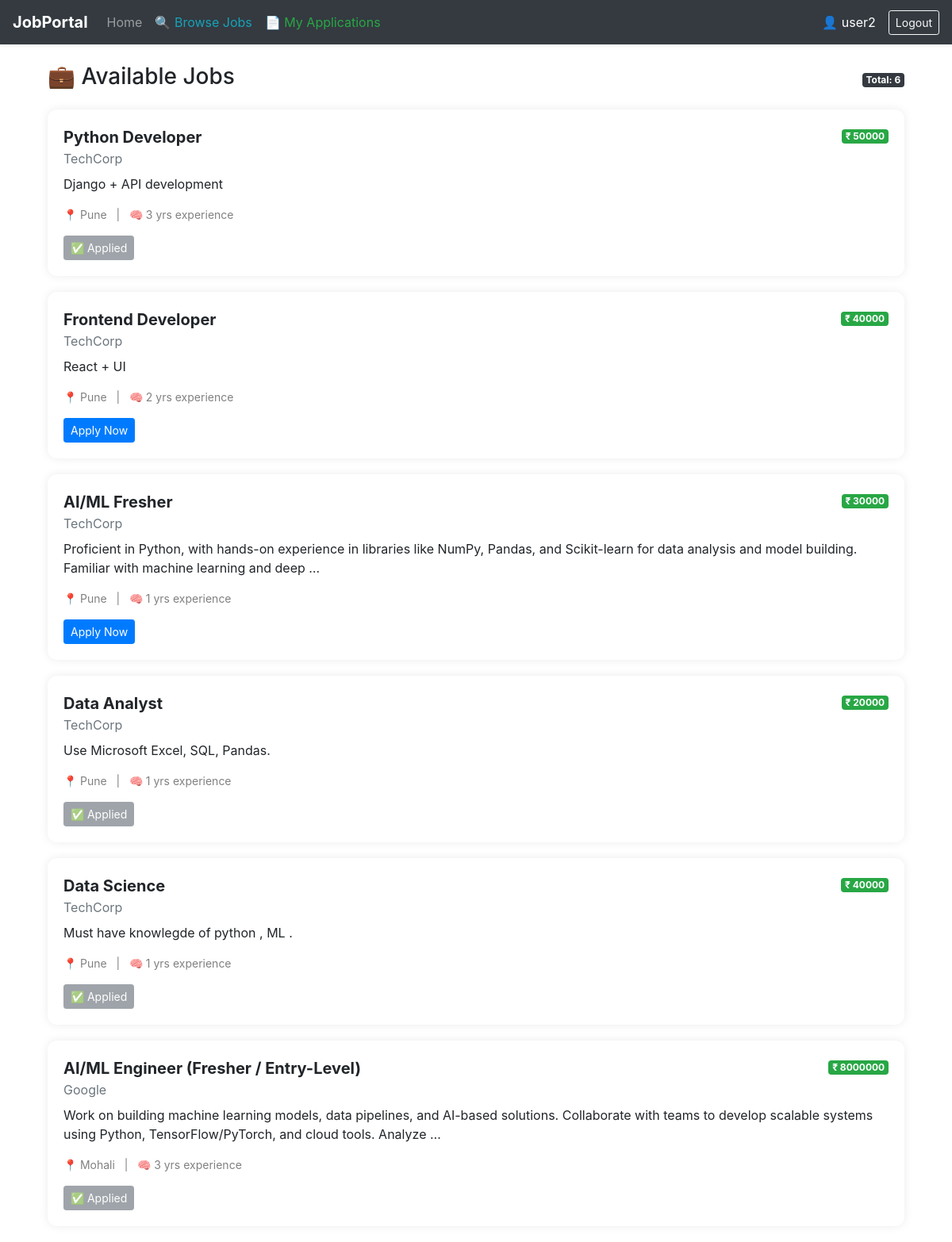
The page /jobs/ (signed in) on the database its author committed.
### JobPortal/models.py (models this page shows, shortened)
class Job(models.Model):
    company = models.ForeignKey(Company, on_delete=models.CASCADE)
    title = models.CharField(max_length=200)
    description = models.TextField()
    salary = models.IntegerField()
    experience_required = models.IntegerField()
    created_at = models.DateTimeField(auto_now_add=True)

class Company(models.Model):
    user = models.OneToOneField(User, on_delete=models.CASCADE)
    name = models.CharField(max_length=200)
    location = models.CharField(max_length=200, default="Unknown")   # ✅ added default
    description = models.TextField(default="No description")         # ✅ added default

### JobPortal/views.py (the view)
# urls.py: 2. Add a URL to urlpatterns:  path('', views.home, name='home')
def home(request):
    if request.user.is_authenticated:
        profile = Profile.objects.filter(user=request.user).first()
        if profile and profile.role == 'HR':
            applications = Application.objects.filter(
                job__company__user=request.user
            ).select_related('job', 'job__company')
            return render(request, 'hr.html', {'applications': applications})
        jobs = Job.objects.select_related('company').all()
        applied_jobs = Application.objects.filter(user=request.user)\
                                        .values_list('job_id', flat=True)
        return render(request, 'Jobseeker.html', {
            'jobs': jobs,
            'applied_jobs': applied_jobs
        })
    jobs = Job.objects.select_related('company').all()
    return render(request, 'Jobseeker.html', {
        'jobs': jobs,
        'applied_jobs': []
    })

### JobPortal/templates/Jobseeker.html (shortened to what this page needs)
{% extends 'main.html' %}
{% load static %}
{% block content %}
<div class="container mt-4">
    <div class="d-flex justify-content-between align-items-center mb-3">
        <h3>💼 Available Jobs</h3>
        <span class="badge badge-dark">
            Total: {{ jobs|length }}
        </span>
    </div>
    {% if jobs %}
        {% for j in jobs %}
        <div class="job-card">
            <div class="d-flex justify-content-between">
                <div>
                    <div class="job-title">{{ j.title }}</div>
                    <div class="text-muted">{{ j.company.name }}</div>
                </div>
                <div>
                    <span class="badge badge-success">₹ {{ j.salary }}</span>
                </div>
            </div>
            <p class="mt-2">
                {{ j.description|truncatewords:25 }}
            </p>
            <div class="job-meta mb-3">
                📍 {{ j.company.location }} &nbsp; | &nbsp;
                🧠 {{ j.experience_required }} yrs experience
            </div>
            {% if user.is_authenticated %}
                {% if j.id in applied_jobs %}
                    <button class="btn btn-secondary btn-sm" disabled>
                        ✅ Applied
                    </button>
                {% else %}
                    <a href="{% url 'apply' j.id %}" class="btn btn-primary btn-sm">
                        Apply Now
                    </a>
                {% endif %}
            {% else %}
                <a href="{% url 'login' %}" class="btn btn-warning btn-sm">
                    Login to Apply
                </a>
            {% endif %}
        </div>
        {% endfor %}
    {% else %}
        <div class="alert alert-info text-center">
            No jobs available right now.
        </div>
    {% endif %}
</div>
{% endblock %}

### JobPortal/templates/navbar.html (shortened to what this page needs)
{% load static %}
<nav class="navbar navbar-expand-lg navbar-dark bg-dark shadow-sm">
    <a class="navbar-brand font-weight-bold" href="{% url 'landing' %}">
        JobPortal
    </a>
    <div class="collapse navbar-collapse" id="navbarContent">
        <ul class="navbar-nav mr-auto">
            <li class="nav-item">
                <a class="nav-link" href="{% url 'landing' %}">Home</a>
            </li>
            {% if request.user.is_authenticated and request.user.profile %}
                {% if request.user.profile.role == 'HR' %}
                    <li class="nav-item">
                        <a class="nav-link text-warning" href="{% url 'post_job' %}">
                            ➕ Post Job
                        </a>
                    </li>
                {% elif request.user.profile.role == 'JOBSEEKER' %}
                    <li class="nav-item">
                        <a class="nav-link text-info" href="{% url 'home' %}">
                            🔍 Browse Jobs
                        </a>
                    </li>
                    <li class="nav-item">
                        <a class="nav-link text-success" href="{% url 'candidate_dashboard' %}">
                            📄 My Applications
                        </a>
                    </li>
                {% endif %}
            {% endif %}
        </ul>
        <ul class="navbar-nav ml-auto align-items-center">
            {% if request.user.is_authenticated %}
                <li class="nav-item mr-3">
                    <span class="text-white">
                        👤 {{ request.user.username }}
                    </span>
                </li>
                <li class="nav-item">
                    <a class="btn btn-outline-light btn-sm" href="{% url 'logout' %}">
                        Logout
                    </a>
                </li>
            {% endif %}
        </ul>
    </div>
</nav>

### JobPortal/templates/Jobseeker.html (style rules this page uses)
.job-card { border-radius: 12px; padding: 20px; margin-bottom: 20px; box-shadow: 0 0 12px rgba(0,0,0,0.08); background: #fff; transition: 0.2s; }
.job-title { font-size: 20px; font-weight: bold; }
.job-meta { font-size: 14px; color: gray; }

### rows shown on the page
Job: title "Python Developer", company.name "TechCorp", salary "50000", description "Django + API development", company.location "Pune", experience_required "3", shows "✅ Applied"
Job: title "Frontend Developer", company.name "TechCorp", salary "40000", description "React + UI", company.location "Pune", experience_required "2", shows "Apply Now"
Job: title "AI/ML Fresher", company.name "TechCorp", salary "30000", description "Proficient in Python, with hands-on experience in libraries like NumPy, Pandas, and Scikit-learn for data analysis and model building. Familiar with machine learning and deep …", company.location "Pune", experience_required "1", shows "Apply Now"
Job: title "Data Analyst", company.name "TechCorp", salary "20000", description "Use Microsoft Excel, SQL, Pandas.", company.location "Pune", experience_required "1", shows "✅ Applied"
Job: title "Data Science", company.name "TechCorp", salary "40000", description "Must have knowlegde of python , ML .", company.location "Pune", experience_required "1", shows "✅ Applied"
Job: title "AI/ML Engineer (Fresher / Entry-Level)", company.name "Google", salary "8000000", description "Work on building machine learning models, data pipelines, and AI-based solutions. Collaborate with teams to develop scalable systems using Python, TensorFlow/PyTorch, and cloud tools. Analyze …", company.location "Mohali", experience_required "3", shows "✅ Applied"

### other values the page prints
{{ request.user.username }} "user2"
{{ jobs|length }} "6"
